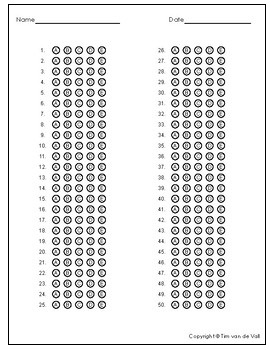
#> input picture original-4427261-1.jpg, 270 x 350 px
$ python -i detect_handwritten_ID.py   (imports and definitions only)
#> lines starting #> are read from the running program, lines starting #| are printed output that depends on the picture; after the words box and inside, x2 and y2 are one past the last pixel; in counts of white or black regions, pixels touching at a corner belong together
#> further down, picture is the input picture: shape (350, 270); min 0, max 255, mean 230.7
### crop_image.py
import numpy as np
import cv2
def order_points(pts):
	# initialzie a list of coordinates that will be ordered
	# such that the first entry in the list is the top-left,
	# the second entry is the top-right, the third is the
	# bottom-right, and the fourth is the bottom-left
	rect = np.zeros((4, 2), dtype = "float32")
	# the top-left point will have the smallest sum, whereas
	# the bottom-right point will have the largest sum
	s = pts.sum(axis = 1)
	rect[0] = pts[np.argmin(s)]
	rect[2] = pts[np.argmax(s)]
	# now, compute the difference between the points, the
	# top-right point will have the smallest difference,
	# whereas the bottom-left will have the largest difference
	diff = np.diff(pts, axis = 1)
	rect[1] = pts[np.argmin(diff)]
	rect[3] = pts[np.argmax(diff)]
	# return the ordered coordinates
	return rect

def four_point_transform(image, pts):
	# obtain a consistent order of the points and unpack them
	# individually
	rect = order_points(pts)
	(tl, tr, br, bl) = rect
	# compute the width of the new image, which will be the
	# maximum distance between bottom-right and bottom-left
	# x-coordiates or the top-right and top-left x-coordinates
	widthA = np.sqrt(((br[0] - bl[0]) ** 2) + ((br[1] - bl[1]) ** 2))
	widthB = np.sqrt(((tr[0] - tl[0]) ** 2) + ((tr[1] - tl[1]) ** 2))
	maxWidth = max(int(widthA), int(widthB))
	# compute the height of the new image, which will be the
	# maximum distance between the top-right and bottom-right
	# y-coordinates or the top-left and bottom-left y-coordinates
	heightA = np.sqrt(((tr[0] - br[0]) ** 2) + ((tr[1] - br[1]) ** 2))
	heightB = np.sqrt(((tl[0] - bl[0]) ** 2) + ((tl[1] - bl[1]) ** 2))
	maxHeight = max(int(heightA), int(heightB))
	# now that we have the dimensions of the new image, construct
	# the set of destination points to obtain a "birds eye view",
	# (i.e. top-down view) of the image, again specifying points
	# in the top-left, top-right, bottom-right, and bottom-left
	# order
	dst = np.array([
		[0, 0],
		[maxWidth - 1, 0],
		[maxWidth - 1, maxHeight - 1],
		[0, maxHeight - 1]], dtype = "float32")
	# compute the perspective transform matrix and then apply it
	M = cv2.getPerspectiveTransform(rect, dst)
	warped = cv2.warpPerspective(image, M, (maxWidth, maxHeight))
	# return the warped image
	return warped

### detect_handwritten_ID.py
import cv2
import numpy as np
from crop_image import *
import imutils
from imutils import contours as imcnts
from bubble_sheet_answer import *
from paper_extraction import *
from crop_image import *
import pickle
import statistics
from crop_image import *


# [15 lines left out: function extract_hog_features, not called in this run]


def extract_the_paper_from_image_ID(image):
    paper = None
    contours, _ = cv2.findContours(image, cv2.RETR_TREE, cv2.CHAIN_APPROX_NONE)
#> contours = 180 contours, 177 with area under 20; largest, box (x1, y1, x2, y2) and area: (0, 0, 270, 350) 93881, (7, 3, 267, 346) 1869, (14, 3, 265, 6) 498
    if (len(contours) > 0):
        contours = sorted(contours, key=cv2.contourArea, reverse=True)
        paper_contour = None
        paper = image
        for cnt in contours:
            peri = cv2.arcLength(cnt, True)
            ratio = 0.01
            approx = cv2.approxPolyDP(cnt, ratio*peri, True)
            if (len(approx) == 4 and cv2.contourArea(cnt) > 0.2*image.shape[0]*image.shape[1]):
                paper_contour = approx
                paper = four_point_transform(
                    image, paper_contour.reshape(4, 2))
            else:
                break
#> this loop made 2 passes
#> (peri, ratio, paper_contour, widthA in four_point_transform, widthB in four_point_transform, maxWidth in four_point_transform) on pass 1: (1236, 0.01, [[0, 0], [0, 349], [269, 349], [269, 0]], 269, 269, 269)
#> (peri, ratio) on pass 2: (1872.5, 0.01)
#> pass 1, in four_point_transform, `warped = cv2.warpPerspective(image, M, (maxWidth, maxHeight))`:
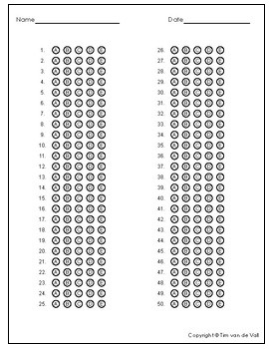
#> warped: shape (349, 269); min 0, max 255, mean 230.7
    [intX, intY, intW, intH] = cv2.boundingRect(paper)
#> intX = 0; intY = 0; intW = 269; intH = 349
    paper = paper[intY+2:intY+intH-2, intX+2:intX+intW-2]
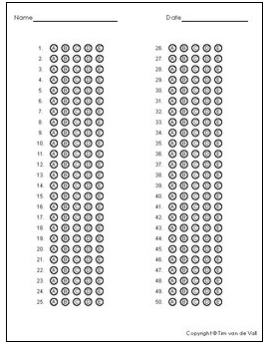
#> paper: shape (345, 265); min 0, max 255, mean 230.1
    return paper


# [68 lines left out: functions classifier_algorithm, detect_id, not called in this run]

>>> import cv2
>>> picture = cv2.imread('original-4427261-1.jpg', cv2.IMREAD_GRAYSCALE)
>>> result = extract_the_paper_from_image_ID(picture)
